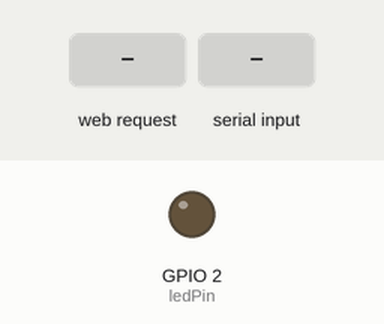
This sketch was run on a simulated ESP8266 (NodeMCU). On the bench: output pins drawn as LEDs (lit = HIGH). The test bench sets the inputs (shaded band). WiFi joins after 1.5 s; servers stay silent unless stated.

Above: at 6.2 s.
6.3 s: HTTP request GET /getip received
At 7.4 s:
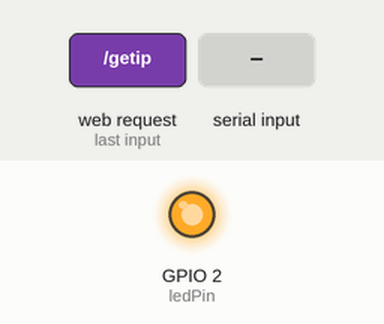
7.8 s: "!\n" received over Serial
At 9.4 s:
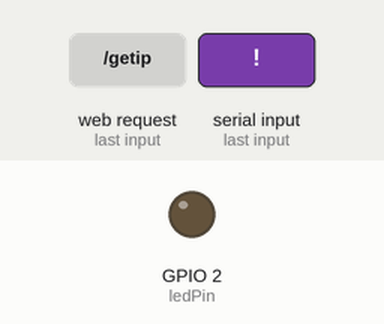
Timing chart, 0 to 10.9 s (numbered marks = the images above; inputs shaded):
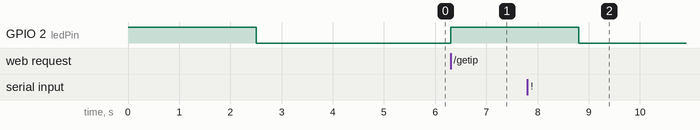

The sketch:

Cod_ESP8266.ino
```cpp
#include <ESP8266WiFi.h>

//GPIO
const int ledPin = 2;


//WIFI
WiFiServer server(80);
const char* ssid = "HUAWEI-sdDf";
const char* password = "GqY7Cyip";

//WIFI Book keeping
String currlocalIP;
WiFiClient client;


// GPIO2 of ESP8266 - LED used to indicate the status of the module
//Initialize a server
//type your ssid
//type your password
//stores the local IP of the wifi module (assignned by the router)
//To store a connection to the client


/**
 * setup() function
 * Called once when the WiFi module boots up
 *
*/
void setup() {

  //LED: Initialize LED.
  pinMode(ledPin, OUTPUT);


  //LED: Turn LED ON when below initializing process begins
  digitalWrite(ledPin, HIGH);

  //Begin serial for communication with arduino
  Serial.begin(9600);
  delay(500);

  //Begin WiFi connection
  WiFi.begin(ssid, password);
  delay(500);
  while (WiFi.status() != WL_CONNECTED)//Connect to Wifi
  {
    delay(500); //wait till the WiFi is connected.
  }
  delay(500);

  //Start server on ESP8266
  server.begin();

  //LED: Turn LED OFF when initializing is done.
  digitalWrite(ledPin, LOW);

  Serial.flush();
}


/**
 * loop() function
 * This is function is called continuously by the arduino
 * Statements in here get executed like they are in an inifinite loop;
*/
void loop()
{

  //Check if there is a client request
  String clientRequest = onClientRequest();
  if(clientRequest != "N/A")
  {
    //send response to client
    String cleanClientRequest = cleanUpRequestString(clientRequest);
    String response = generateClientResponse(cleanClientRequest);
    sendToClient(response);
    return;
  }

  //Check if there is a response from the arduino
  String arduinoRequest = onArduinoRequest();
  if(arduinoRequest != "N/A")
  {

    //send response to arduino
    if(arduinoRequest.indexOf("getip") != -1)
    sendToArduino( "!"+  WiFi.localIP().toString() + "!");

    return;
  }
}


/**
 * cleanUpRequestString()
 *
 * This function cleans up any noise from the string.
 * The information we need is enclosed in "!" symbols.
 *
 * So a message from the the client to turn OFF the lights looks like !L:OFF!
 *  and to turn ON the client will send !L:ON!"
 *
 * This function cleans up anything recieved before and after the opening and closing "!"
*/
String cleanUpRequestString(String request)
{
  String clean = "";
  boolean append = false;

  for(int i = 0; i < request.length(); i ++)
  {
    if(request.charAt(i) == '!' && append == false)
    {
      append = true;
      }

    else if(request.charAt(i) == '!' && append == true)
     {
      append = false;
      clean = clean + request.charAt(i);
      break;
      }

     if(append == true)
     {
      clean = clean + request.charAt(i);
      }

    }
    return clean;
  }


/**
 * generateClientResponse()
 *
 * This client takes in a client request string and generates
 * the response for the client
*/

String generateClientResponse(String request)
{

  String response = getArduinoResponseToRequest(request);
  return response;
}


/**
 * generateArduinoResponse()
 *
 * This function is called when the arduino is the requestor for some
 * information from the Wi-Fi mmodule.
 *
 * Information such as the local IP on the WiFi
*/

String generateArduinoResponse(String request)
{
  //Daca request-ul este de a lua IP-ul
  if(request.indexOf("getip") != -1)
  {
    return WiFi.localIP().toString();
  }

  else return  "N/A";
}


/**
 * onClientRequest()
 *
 * -Checks if there is a client
 *    -If there is, then we get that request and return it.
 *    -If there is no client, we simply return "N/A" as a string.
*/

String onClientRequest()
{
  //Ia client instance
  client = server.available();

  //Verifica daca exista client
  if (!client) {
    client.flush();
    return "N/A"; //returneaza "N/A" ca indicator ca nu este client
  }

  //Daca este client, asteapta pana trimite date
  while(!client.available()){
    delay(1);
  }

  //Citeste datele
  String clientRequest = client.readStringUntil('\r');
  client.flush();

  //Returneaza data ca si string.
  return clientRequest;
 }


String onArduinoRequest()
{
  //Verifica daca Arduino incearca sa trimita date
  if(!Serial.available())
  {
    Serial.flush();
    return "N/A"; //Daca nu, return "N/A"
  }

  //Ia datele de pe serial
  String arduinoRequest = (String) Serial.readString();
  Serial.flush();

  //Returneaza datele ca string
  return arduinoRequest;
 }


void sendToArduino(String out)
{
  Serial.println(out);
}

/**
 * sendToClient()
 *
 * Sends data to the client.
 * This is the reponse to the http get request that the clients
 * make (From the android app)
*/


void sendToClient(String out)
{
  client.println("HTTP/1.1 200 OK");
  client.println("Content-Type: text");
  client.println("");
  client.println("");
  client.print(out);

}

/**
 * getArduinoResponseToRequest()
 *
 * This function is called when the client request if for the arduino.
 *
*/

String getArduinoResponseToRequest(String request)
{

  //Print request catre Arduino
  Serial.println(request);

  //Asteapta pana cand Arduino este pregatit pentru a trimite raspuns
  while(!Serial.available()){
    digitalWrite(ledPin, HIGH); //porneste led, pentru a se indica starea de not ready
    }

  //Ia raspunsul de la Arduino
  String arduinoResponse = Serial.readString();
  digitalWrite(ledPin, LOW); //opreste led, pentru a indica ca am primit raspunsul

  return arduinoResponse; //returneaza string-ul raspuns
}
```

Measured:
- after the input at 6.3 s, GPIO 2 (ledPin): LOW → HIGH at once
- after the input at 7.8 s, GPIO 2 (ledPin): HIGH → LOW after 1.0 s
